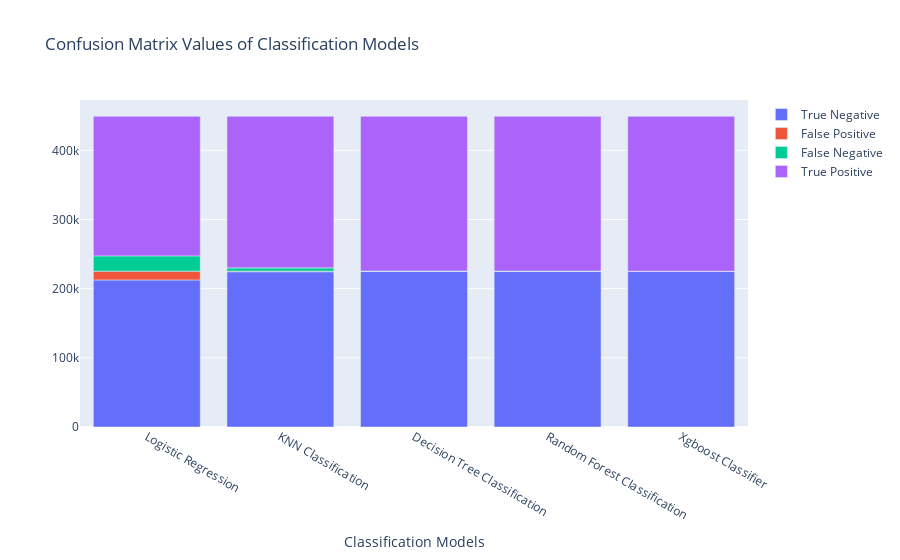

Notebook cell for this chart:
### Code cell
trace1 = {
    'x':df_123.Model,
    'y':df_123.TN,
    'name':'True Negative',
    'type':'bar'}

trace2 = {
    'x':df_123.Model,
    'y':df_123.FP,
    'name':'False Positive',
    'type':'bar'}

trace3 = {
    'x':df_123.Model,
    'y':df_123.FN,
    'name':'False Negative',
    'type':'bar'}

trace4 = {
    'x':df_123.Model,
    'y':df_123.TP,
    'name':'True Positive',
    'type':'bar'}

graph = [trace1, trace2, trace3, trace4];
layout = {
  'xaxis': {'title': 'Classification Models'},
  'barmode': 'relative',
  'title': 'Confusion Matrix Values of Classification Models'
};
fig = go.Figure(data = graph, layout = layout)
iplot(fig)

### Figure 1 — Plotly figure (JSON) as saved in the notebook; plotly's stock layout.template omitted (floating-point values rounded to 4 significant figures)
{"data": [{"name": "True Negative", "type": "bar", "x": ["Logistic Regression", "KNN Classification", "Decision Tree Classification", "Random Forest Classification", "Xgboost Classifier"], "y": [212605, 224443, 225249, 225247, 225248]}, {"name": "False Positive", "type": "bar", "x": ["Logistic Regression", "KNN Classification", "Decision Tree Classification", "Random Forest Classification", "Xgboost Classifier"], "y": [12649, 811, 5, 7, 6]}, {"name": "False Negative", "type": "bar", "x": ["Logistic Regression", "KNN Classification", "Decision Tree Classification", "Random Forest Classification", "Xgboost Classifier"], "y": [22145, 4830, 270, 184, 8]}, {"name": "True Positive", "type": "bar", "x": ["Logistic Regression", "KNN Classification", "Decision Tree Classification", "Random Forest Classification", "Xgboost Classifier"], "y": [201727, 219042, 223602, 223688, 223864]}], "layout": {"barmode": "relative", "title": {"text": "Confusion Matrix Values of Classification Models"}, "xaxis": {"title": {"text": "Classification Models"}}}}
